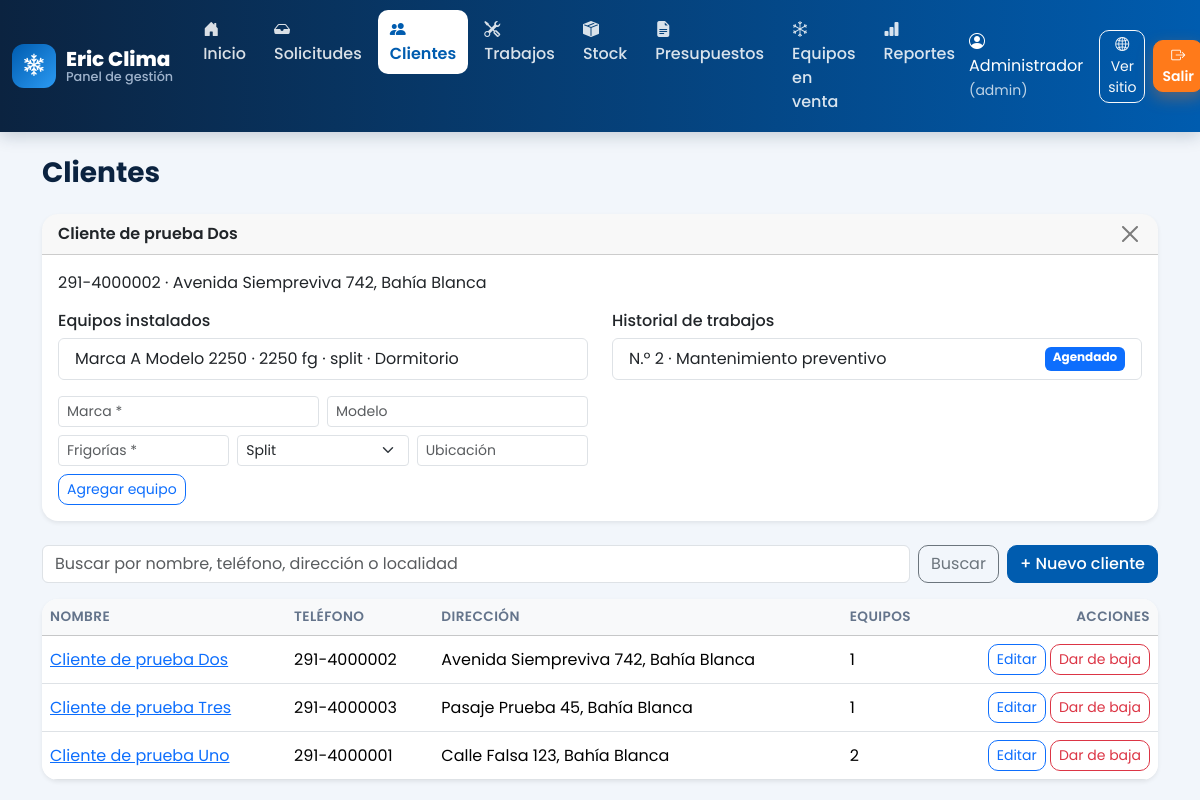
The app's page /admin/clientes.php?ver=2 (signed in) with its own data.
### tables this page shows
CREATE TABLE clientes (
    id          INT AUTO_INCREMENT PRIMARY KEY,
    nombre      VARCHAR(120) NOT NULL,
    telefono    VARCHAR(30)  NOT NULL,
    email       VARCHAR(120) NULL,
    direccion   VARCHAR(150) NOT NULL,
    localidad   VARCHAR(80)  NOT NULL DEFAULT 'Bahía Blanca',
    activo      TINYINT(1) NOT NULL DEFAULT 1,
    fecha_alta  DATETIME NOT NULL DEFAULT CURRENT_TIMESTAMP,
    INDEX idx_clientes_nombre (nombre),
    INDEX idx_clientes_telefono (telefono)
);

CREATE TABLE equipos (
    id          INT AUTO_INCREMENT PRIMARY KEY,
    cliente_id  INT NOT NULL,
    marca       VARCHAR(60) NOT NULL,
    modelo      VARCHAR(60) NULL,
    frigorias   INT NOT NULL,
    tipo        ENUM('split','ventana','portatil','piso_techo','central') NOT NULL DEFAULT 'split',
    ubicacion   VARCHAR(80) NULL,
    CONSTRAINT fk_equipos_cliente FOREIGN KEY (cliente_id) REFERENCES clientes(id)
        ON UPDATE CASCADE ON DELETE RESTRICT
);

CREATE TABLE trabajos (
    id               INT AUTO_INCREMENT PRIMARY KEY,
    cliente_id       INT NOT NULL,
    equipo_id        INT NULL,
    servicio_id      INT NOT NULL,
    tecnico_id       INT NULL,
    fecha_agendada   DATETIME NULL,
    fecha_realizado  DATE NULL,
    estado           ENUM('pendiente','agendado','realizado','cancelado') NOT NULL DEFAULT 'pendiente',
    total            DECIMAL(12,2) NOT NULL DEFAULT 0,
    garantia_hasta   DATE NULL,
    observaciones    TEXT NULL,
    CONSTRAINT fk_trabajos_cliente  FOREIGN KEY (cliente_id)  REFERENCES clientes(id)  ON DELETE RESTRICT,
    CONSTRAINT fk_trabajos_equipo   FOREIGN KEY (equipo_id)   REFERENCES equipos(id)   ON DELETE SET NULL,
    CONSTRAINT fk_trabajos_servicio FOREIGN KEY (servicio_id) REFERENCES servicios(id) ON DELETE RESTRICT,
    CONSTRAINT fk_trabajos_tecnico  FOREIGN KEY (tecnico_id)  REFERENCES usuarios(id)  ON DELETE SET NULL,
    UNIQUE KEY uq_tecnico_horario (tecnico_id, fecha_agendada),
    INDEX idx_trabajos_estado (estado)
);

CREATE TABLE servicios (
    id           INT AUTO_INCREMENT PRIMARY KEY,
    nombre       VARCHAR(80) NOT NULL UNIQUE,
    descripcion  TEXT NULL,
    precio_base  DECIMAL(12,2) NOT NULL DEFAULT 0,
    activo       TINYINT(1) NOT NULL DEFAULT 1
);

### web/app/auth.php (called while the page is built, shortened)
<?php
require_once __DIR__ . '/config.php';
function usuario_actual(): ?array
{
    return $_SESSION['usuario'] ?? null;
}
function es_admin(): bool
{
    return (usuario_actual()['rol'] ?? '') === 'admin';
}

### web/app/config.php (called while the page is built, shortened)
<?php
function e($texto): string
{
    return htmlspecialchars((string)$texto, ENT_QUOTES, 'UTF-8');
}

### web/admin/clientes.php (the view, shortened to what this page needs)
<?php
require_once __DIR__ . '/../app/auth.php';
require_once __DIR__ . '/../app/layout.php';
$db = db();
$ficha = null;
if (isset($_GET['ver'])) {
    $st = $db->prepare('SELECT * FROM clientes WHERE id = ?');
    $st->execute([(int)$_GET['ver']]);
    $ficha = $st->fetch();
    if ($ficha) {
        $st = $db->prepare('SELECT * FROM equipos WHERE cliente_id = ? ORDER BY id');
        $st->execute([$ficha['id']]);
        $equipos = $st->fetchAll();
        $st = $db->prepare(
            'SELECT t.*, s.nombre AS servicio FROM trabajos t JOIN servicios s ON s.id = t.servicio_id
             WHERE t.cliente_id = ? ORDER BY t.id DESC'
        );
        $st->execute([$ficha['id']]);
        $historial = $st->fetchAll();
    }
}
$q = trim($_GET['q'] ?? '');
$st = $db->prepare(
    'SELECT c.*, (SELECT COUNT(*) FROM equipos e WHERE e.cliente_id = c.id) AS equipos
     FROM clientes c WHERE c.activo = 1 AND (c.nombre LIKE ? OR c.telefono LIKE ? OR c.direccion LIKE ? OR c.localidad LIKE ?)
     ORDER BY c.nombre'
);
$st->execute(array_fill(0, 4, "%$q%"));
$clientes = $st->fetchAll();
layout_inicio('Clientes', 'clientes');
?>
<?php if ($ficha): ?>
    <div class="card shadow-sm mb-4">
        <div class="card-header d-flex justify-content-between align-items-center">
            <span class="fw-semibold"><?= e($ficha['nombre']) ?></span>
            <a href="clientes.php" class="btn-close" aria-label="Cerrar"></a>
        </div>
        <div class="card-body">
            <p class="mb-3"><?= e($ficha['telefono']) ?> · <?= e($ficha['direccion']) ?>, <?= e($ficha['localidad']) ?> <?= $ficha['email'] ? '· ' . e($ficha['email']) : '' ?></p>
            <div class="row g-4">
                <div class="col-lg-6">
                    <h2 class="h6">Equipos instalados</h2>
                    <ul class="list-group mb-3">
                        <?php foreach ($equipos as $eq): ?>
                            <li class="list-group-item"><?= e($eq['marca']) ?> <?= e($eq['modelo']) ?> · <?= (int)$eq['frigorias'] ?> fg · <?= e($eq['tipo']) ?> <?= $eq['ubicacion'] ? '· ' . e($eq['ubicacion']) : '' ?></li>
                        <?php endforeach; ?>
                    </ul>
                    <form method="post" class="row g-2">
                        <div class="col-6"><input class="form-control form-control-sm" name="marca" placeholder="Marca *"></div>
                        <div class="col-6"><input class="form-control form-control-sm" name="modelo" placeholder="Modelo"></div>
                        <div class="col-4"><input class="form-control form-control-sm" name="frigorias" type="number" min="1" placeholder="Frigorías *"></div>
                        <div class="col-4"><select class="form-select form-select-sm" name="tipo">
                            <option value="split">Split</option><option value="ventana">Ventana</option><option value="portatil">Portátil</option>
                            <option value="piso_techo">Piso techo</option><option value="central">Central</option></select></div>
                        <div class="col-4"><input class="form-control form-control-sm" name="ubicacion" placeholder="Ubicación"></div>
                        <div class="col-12"><button class="btn btn-sm btn-outline-primary">Agregar equipo</button></div>
                    </form>
                </div>
                <div class="col-lg-6">
                    <h2 class="h6">Historial de trabajos</h2>
                    <ul class="list-group">
                        <?php foreach ($historial as $t): ?>
                            <li class="list-group-item d-flex justify-content-between">
                                <span>N.º <?= $t['id'] ?> · <?= e($t['servicio']) ?> <?= $t['garantia_hasta'] ? '<small class="text-muted">· garantía hasta ' . date('d/m/Y', strtotime($t['garantia_hasta'])) . '</small>' : '' ?></span>
                                <?= badge_estado($t['estado']) ?>
                            </li>
                        <?php endforeach; ?>
                    </ul>
                </div>
            </div>
        </div>
    </div>
<?php endif; ?>
<div class="d-flex flex-wrap gap-2 mb-3">
    <form class="d-flex gap-2 flex-grow-1" method="get">
        <input class="form-control" name="q" value="<?= e($q) ?>" placeholder="Buscar por nombre, teléfono, dirección o localidad">
        <button class="btn btn-outline-secondary">Buscar</button>
    </form>
    <a href="clientes.php?nuevo=1" class="btn btn-marca">+ Nuevo cliente</a>
</div>
<div class="card shadow-sm">
    <div class="table-responsive">
        <table class="table table-hover align-middle mb-0">
            <thead class="table-light"><tr><th>Nombre</th><th>Teléfono</th><th>Dirección</th><th>Equipos</th><th class="text-end">Acciones</th></tr></thead>
            <tbody>
            <?php foreach ($clientes as $c): ?>
                <tr>
                    <td><a href="clientes.php?ver=<?= $c['id'] ?>"><?= e($c['nombre']) ?></a></td>
                    <td><?= e($c['telefono']) ?></td>
                    <td><?= e($c['direccion']) ?>, <?= e($c['localidad']) ?></td>
                    <td><?= (int)$c['equipos'] ?></td>
                    <td class="text-end text-nowrap">
                        <a class="btn btn-sm btn-outline-primary" href="clientes.php?editar=<?= $c['id'] ?>">Editar</a>
                        <?php if (es_admin()): ?>
                            <form method="post" class="d-inline" onsubmit="return confirm('¿Dar de baja a este cliente? Su historial se conserva.')">
                                <button class="btn btn-sm btn-outline-danger">Dar de baja</button>
                            </form>
                        <?php endif; ?>
                    </td>
                </tr>
            <?php endforeach; ?>
            </tbody>
        </table>
    </div>
</div>
<?php layout_fin();

### web/app/layout.php (shortened to what this page needs)
<?php
function layout_inicio(string $titulo, string $activo = ''): void
{
    $u = usuario_actual();
    $menu = [
        'index'        => ['Inicio', 'bi-house-door-fill'],
        'solicitudes'  => ['Solicitudes', 'bi-inbox-fill'],
        'clientes'     => ['Clientes', 'bi-people-fill'],
        'trabajos'     => ['Trabajos', 'bi-tools'],
        'materiales'   => ['Stock', 'bi-box-seam-fill'],
        'presupuestos' => ['Presupuestos', 'bi-file-earmark-text-fill'],
        'equipos'      => ['Equipos en venta', 'bi-snow'],
    ];
    if (es_admin()) $menu['reportes'] = ['Reportes', 'bi-bar-chart-fill'];
    ?>
<!doctype html>
<html lang="es">
<head>
    <link href="https://cdn.jsdelivr.net/npm/bootstrap@5.3.3/dist/css/bootstrap.min.css" rel="stylesheet">
    <link href="https://cdn.jsdelivr.net/npm/bootstrap-icons@1.11.3/font/bootstrap-icons.min.css" rel="stylesheet">
    <link href="../assets/css/estilos.css" rel="stylesheet">
</head>
<body class="panel">
<nav class="navbar navbar-expand-xl navbar-dark panel-menu">
    <div class="container-fluid">
        <a class="navbar-brand marca-logo claro" href="index.php"><span class="logo-icono"><i class="bi bi-snow2"></i></span><span><b>Eric Clima</b><small>Panel de gestión</small></span></a>
        <div class="collapse navbar-collapse" id="menu">
            <ul class="navbar-nav me-auto">
                <?php foreach ($menu as $pagina => [$texto, $icono]): ?>
                    <li class="nav-item">
                        <a class="nav-link <?= $activo === $pagina ? 'active' : '' ?>" href="<?= $pagina ?>.php"><i class="bi <?= $icono ?>"></i><?= $texto ?></a>
                    </li>
                <?php endforeach; ?>
            </ul>
            <span class="navbar-text me-3 text-white"><i class="bi bi-person-circle"></i> <?= e($u['nombre']) ?> <small class="opacity-75">(<?= e($u['rol']) ?>)</small></span>
            <a class="btn btn-sm btn-outline-light me-2" href="../public/index.php" target="_blank"><i class="bi bi-globe2"></i> Ver sitio</a>
            <a class="btn btn-sm btn-acento" href="logout.php"><i class="bi bi-box-arrow-right"></i> Salir</a>
        </div>
    </div>
</nav>
<main class="container py-4">
    <h1 class="h3 mb-4"><?= e($titulo) ?></h1>
<?php
}
function layout_fin(): void
{
    ?>
</main>
</body>
</html>
<?php
}
function badge_estado(string $estado): string
{
    $colores = ['pendiente' => 'warning', 'agendado' => 'primary', 'realizado' => 'success', 'cancelado' => 'secondary',
                'contactado' => 'info', 'convertida' => 'success', 'descartada' => 'secondary',
                'aceptado' => 'success', 'rechazado' => 'danger', 'vencido' => 'secondary'];
    return '<span class="badge text-bg-' . ($colores[$estado] ?? 'light') . '">' . e(ucfirst($estado)) . '</span>';
}

### web/assets/css/estilos.css (style rules this page uses)
:root { --marca: #005caf; --marca-oscuro: #003f7d; --marca-noche: #0b2340; --marca-claro: #eaf3fc; --acento: #ff7a1a; --acento-oscuro: #e9650a; --verde-wa: #25d366; --texto: #1f2d3d; --gris: #64748b; --sombra: 0 10px 30px rgba(11, 35, 64, .08); --sombra-fuerte: 0 18px 40px rgba(11, 35, 64, .16); }
.btn-marca { background-color: var(--marca); border-color: var(--marca); color: #fff; font-weight: 500; }
.btn-acento { background: var(--acento); border-color: var(--acento); color: #fff; font-weight: 600; box-shadow: 0 6px 16px rgba(255, 122, 26, .35); }
.marca-logo { display: flex; align-items: center; gap: 10px; text-decoration: none; color: var(--marca-noche); line-height: 1.05; }
.marca-logo b { display: block; font-size: 1.25rem; font-weight: 800; }
.marca-logo small { display: block; font-size: .8rem; color: var(--gris); font-weight: 500; }
.marca-logo.claro { color: #fff; }
.marca-logo.claro small { color: #9fb3cc; }
.logo-icono { width: 44px; height: 44px; border-radius: 12px; background: linear-gradient(135deg, var(--marca), #2b9af3); color: #fff; display: inline-flex; align-items: center; justify-content: center; font-size: 1.4rem; }
.panel { font-family: 'Poppins', system-ui, sans-serif; background: #f2f6fb; }
.panel-menu { background: linear-gradient(90deg, var(--marca-noche), var(--marca)); box-shadow: 0 4px 16px rgba(11, 35, 64, .2); }
.panel-menu .nav-link { color: rgba(255, 255, 255, .85) !important; border-radius: 10px; padding: 8px 12px !important; margin: 2px; font-weight: 500; transition: background .15s; }
.panel-menu .nav-link.active { background: #fff; color: var(--marca) !important; font-weight: 600; }
.panel-menu .nav-link i { margin-right: 4px; }
.panel h1 { color: var(--marca-noche); font-weight: 700; }
.panel .card { border: 0; border-radius: 16px; overflow: hidden; }
.panel .table thead th { font-weight: 600; font-size: .85rem; text-transform: uppercase; letter-spacing: .03em; color: var(--gris); }
.panel .btn { border-radius: 10px; }

### records on screen
clientes: nombre "Cliente de prueba Dos", telefono "291-4000002", direccion "Avenida Siempreviva 742", localidad "Bahía Blanca", equipos "1"
equipos: marca "Marca A", modelo "Modelo 2250", frigorias "2250", tipo "split", ubicacion "Dormitorio"
trabajos: id "2", servicio.nombre "Mantenimiento preventivo", estado "Agendado"
clientes: nombre "Cliente de prueba Tres", telefono "291-4000003", direccion "Pasaje Prueba 45", localidad "Bahía Blanca", equipos "1"
clientes: nombre "Cliente de prueba Uno", telefono "291-4000001", direccion "Calle Falsa 123", localidad "Bahía Blanca", equipos "2"

### other values on screen
$texto "Inicio"
$texto "Solicitudes"
$texto "Clientes"
$texto "Trabajos"
$texto "Stock"
$texto "Presupuestos"
$texto "Equipos en venta"
$texto "Reportes"
$u['nombre'] "Administrador"
$u['rol'] "admin"
$titulo "Clientes"
